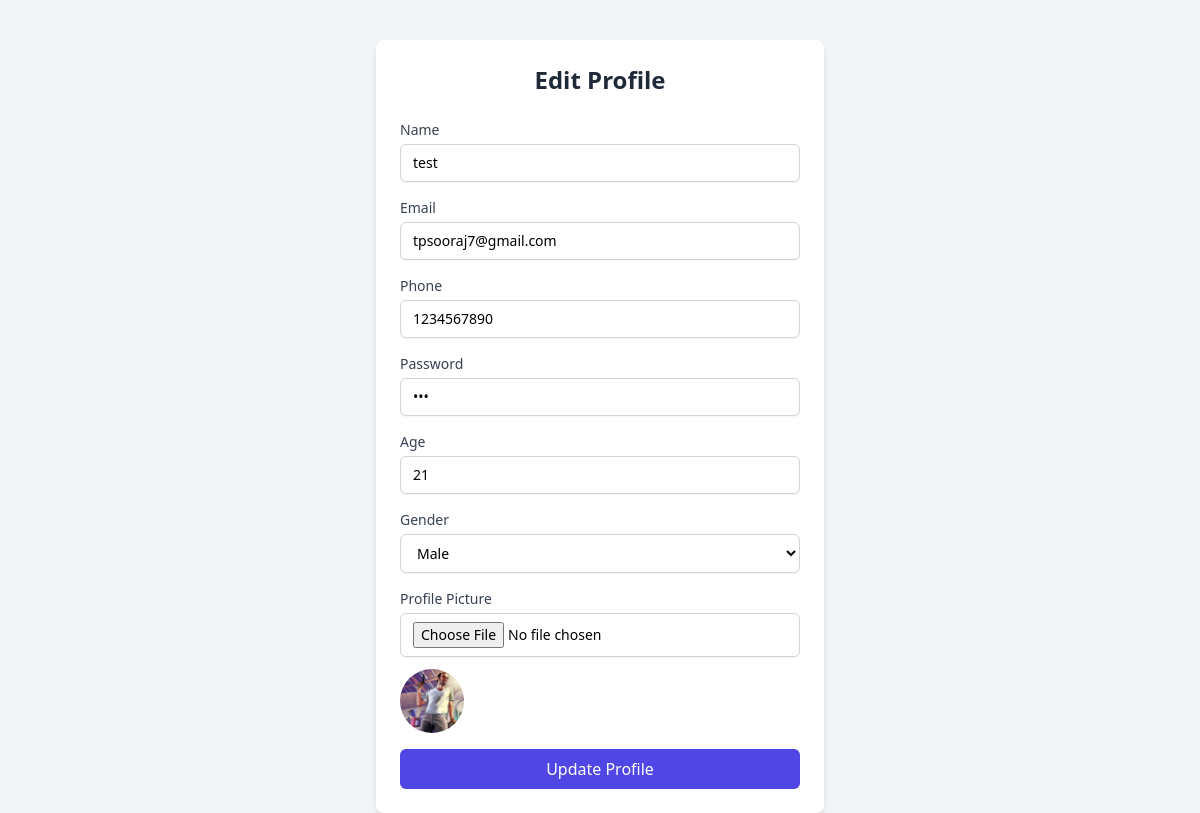
The page /editprofile/ (signed in) on the database its author committed.
### app/models.py (models this page shows, shortened)
class Register(models.Model):
    name=models.CharField(max_length=50,null=True,blank=True)
    email=models.EmailField(unique=True,null=True,blank=True)
    phone=models.IntegerField(null=True,blank=True)
    gender_choices=(
        ('MALE','male'),
        ('FEMALE','female'),
        ('OTHERS','others')
    )
    gender=models.CharField(choices=gender_choices,max_length=10)
    age=models.IntegerField(null=True,blank=True)
    password=models.CharField(max_length=8,null=True,blank=True)
    image=models.ImageField(upload_to='user/',null=True,blank=True)

### app/views.py (the view, shortened to what this page needs)
# urls.py: path('editprofile/',views.editprofile,name='editprofile'),
def editprofile(request):
    email=request.session['email']
    user=Register.objects.get(email=email)
    return render(request,'editprofile.html',{'usr':user})

### app/templates/editprofile.html (shortened to what this page needs)
<!DOCTYPE html>
<html lang="en">
<head>
    <script src="https://cdn.tailwindcss.com"></script>
</head>
<body class="bg-gray-100">
    <div class="max-w-md mx-auto p-6 bg-white shadow-md rounded-lg mt-10">
        <h1 class="text-2xl font-bold text-center text-gray-800 mb-6">Edit Profile</h1>
        <form action="" method="POST" enctype="multipart/form-data" class="space-y-4">
            <div>
                <label for="name" class="block text-sm font-medium text-gray-700">Name</label>
                <input type="text" name="name" id="name" value="{{ usr.name }}" class="mt-1 block w-full px-3 py-2 border border-gray-300 rounded-md shadow-sm focus:outline-none focus:ring-indigo-500 focus:border-indigo-500 sm:text-sm">
            </div>
            <div>
                <label for="email" class="block text-sm font-medium text-gray-700">Email</label>
                <input type="email" name="email" id="email" value="{{ usr.email }}" class="mt-1 block w-full px-3 py-2 border border-gray-300 rounded-md shadow-sm focus:outline-none focus:ring-indigo-500 focus:border-indigo-500 sm:text-sm">
            </div>
            <div>
                <label for="phone" class="block text-sm font-medium text-gray-700">Phone</label>
                <input type="text" name="phone" id="phone" value="{{ usr.phone }}" class="mt-1 block w-full px-3 py-2 border border-gray-300 rounded-md shadow-sm focus:outline-none focus:ring-indigo-500 focus:border-indigo-500 sm:text-sm">
            </div>
            <div>
                <label for="password" class="block text-sm font-medium text-gray-700">Password</label>
                <input type="password" name="password" id="password" value="{{ usr.password }}" class="mt-1 block w-full px-3 py-2 border border-gray-300 rounded-md shadow-sm focus:outline-none focus:ring-indigo-500 focus:border-indigo-500 sm:text-sm">
            </div>
            <div>
                <label for="age" class="block text-sm font-medium text-gray-700">Age</label>
                <input type="number" name="age" id="age" value="{{ usr.age }}" class="mt-1 block w-full px-3 py-2 border border-gray-300 rounded-md shadow-sm focus:outline-none focus:ring-indigo-500 focus:border-indigo-500 sm:text-sm">
            </div>
            <div>
                <label for="gender" class="block text-sm font-medium text-gray-700">Gender</label>
                <select name="gender" id="gender" class="mt-1 block w-full px-3 py-2 border border-gray-300 bg-white rounded-md shadow-sm focus:outline-none focus:ring-indigo-500 focus:border-indigo-500 sm:text-sm">
                    <option value="MALE" {% if usr.gender == 'MALE' %}selected{% endif %}>Male</option>
                </select>
            </div>
            <div>
                <label for="image" class="block text-sm font-medium text-gray-700">Profile Picture</label>
                <input type="file" name="image" id="image" class="mt-1 block w-full px-3 py-2 border border-gray-300 rounded-md shadow-sm focus:outline-none focus:ring-indigo-500 focus:border-indigo-500 sm:text-sm">
                {% if usr.image %}
                    <img src="{{ usr.image.url }}" alt="Profile Picture" class="mt-3 h-16 w-16 rounded-full object-cover">
                {% endif %}
            </div>
            <div>
                <button type="submit" class="w-full bg-indigo-600 text-white py-2 px-4 rounded-md hover:bg-indigo-700 focus:outline-none focus:ring-2 focus:ring-indigo-500 focus:ring-offset-2">Update Profile</button>
            </div>
        </form>
    </div>
</body>
</html>

### rows shown on the page
Register: name "test", email "tpsooraj7@gmail.com", phone "1234567890", age "21", gender "Male", image (picture)
